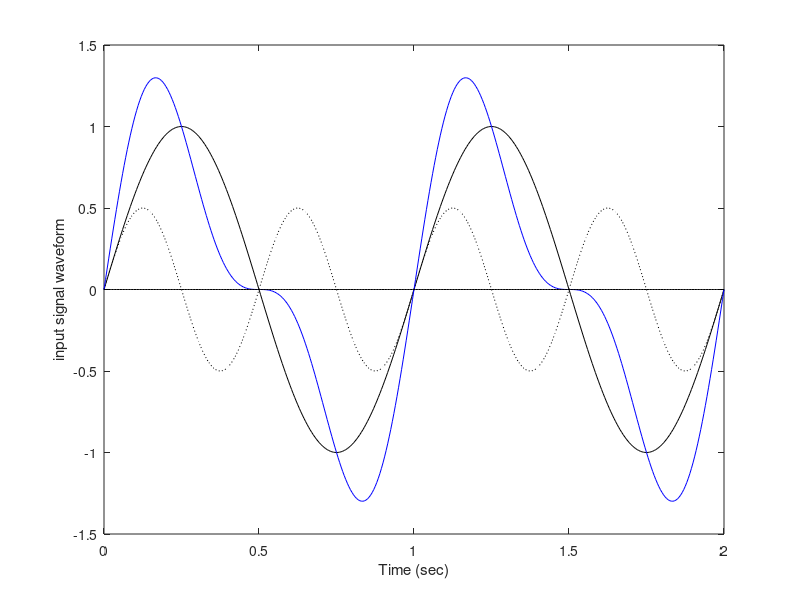
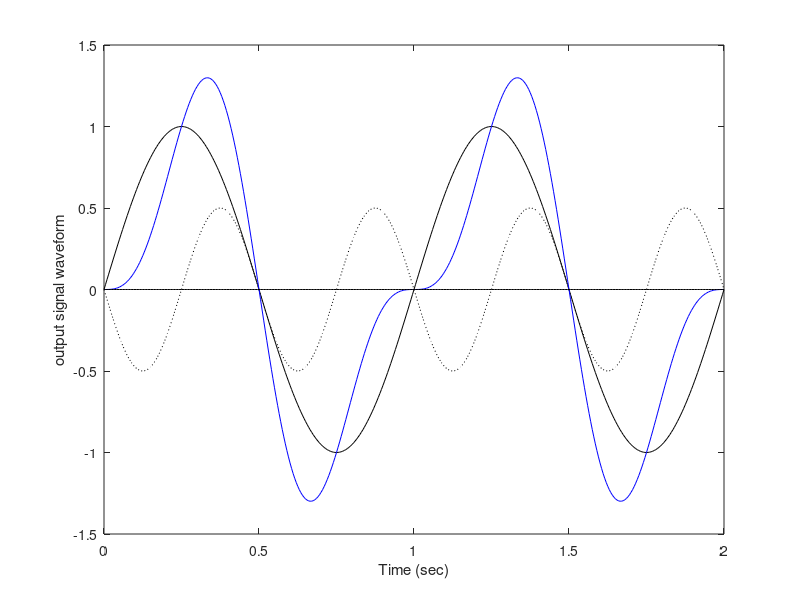

Reproduce these figures in MATLAB, in order.
% Effect of phase distortion
t=0:0.005:2;
x_axis=0*t;
f1=1; f2=2*f1;
A1=1; A2=0.5;

% Input composed of two sinusoidal signals
x1=A1*sin(2*pi*f1*t); % First harmonic
x2=A2*sin(2*pi*f2*t); % Second harmonic
x=x1+x2;

% Channel gain and phase shift at frequency f1 and f2
gain=[1 1];
phase_shift=[0 pi];

% Output
y1=gain(1)*A1*sin(2*pi*f1*t+phase_shift(1)); % First harmonic
y2=gain(2)*A2*sin(2*pi*f2*t+phase_shift(2)); % Second harmonic
y=y1+y2;

% Display input and output signals 
figure(1);
plot(t, x1, 'k'); hold on; plot(t, x2, 'k:'); plot(t, x, 'b'); plot(t, x_axis, 'k');
xlabel('Time (sec)'); ylabel('input signal waveform');  hold off
axis([0 2 -1.5 1.5]);
disp('hit any key to see output signal'); pause
figure(2);
plot(t, y1, 'k'); hold on; plot(t, y2, 'k:'); plot(t, y, 'b');plot(t, x_axis, 'k');
xlabel('Time (sec)'); ylabel('output signal waveform');  hold off
axis([0 2 -1.5 1.5]);
